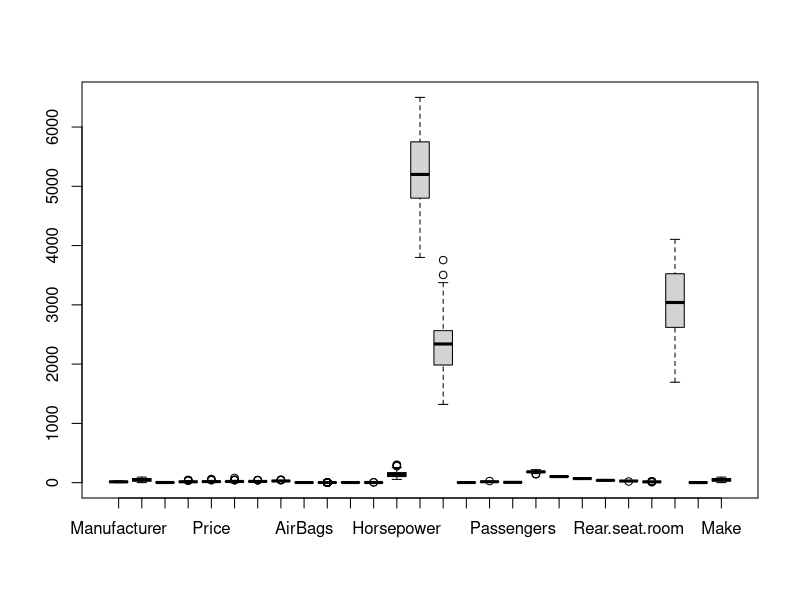
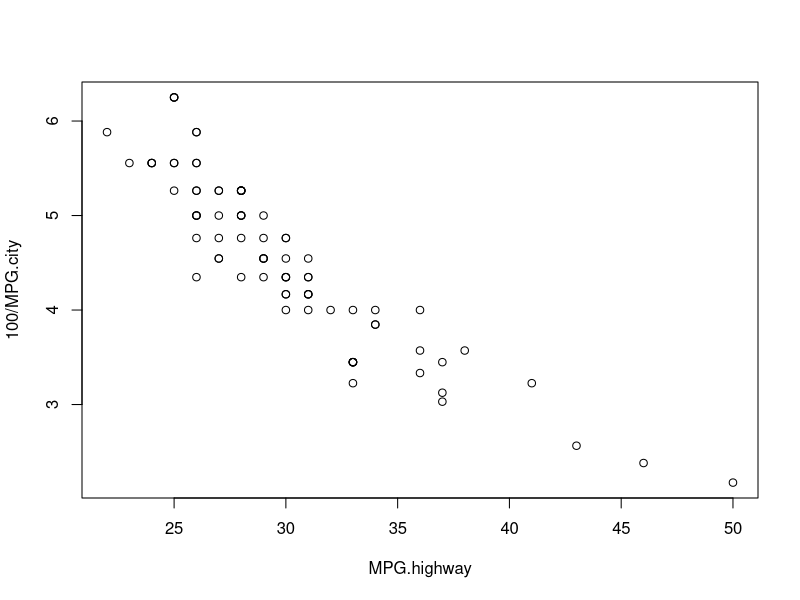
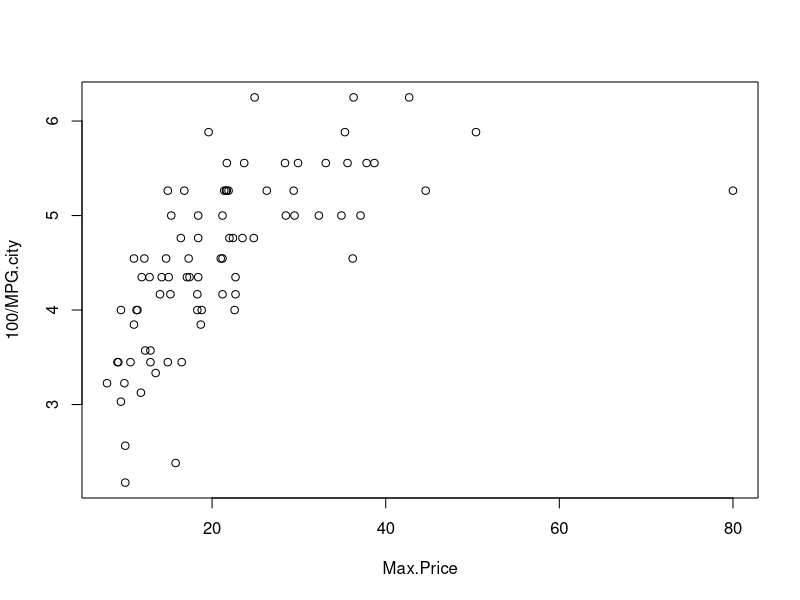
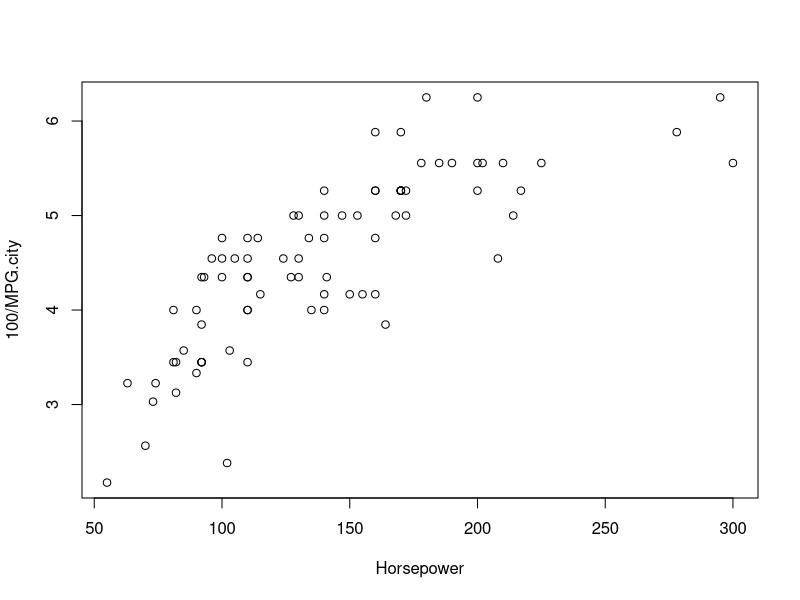
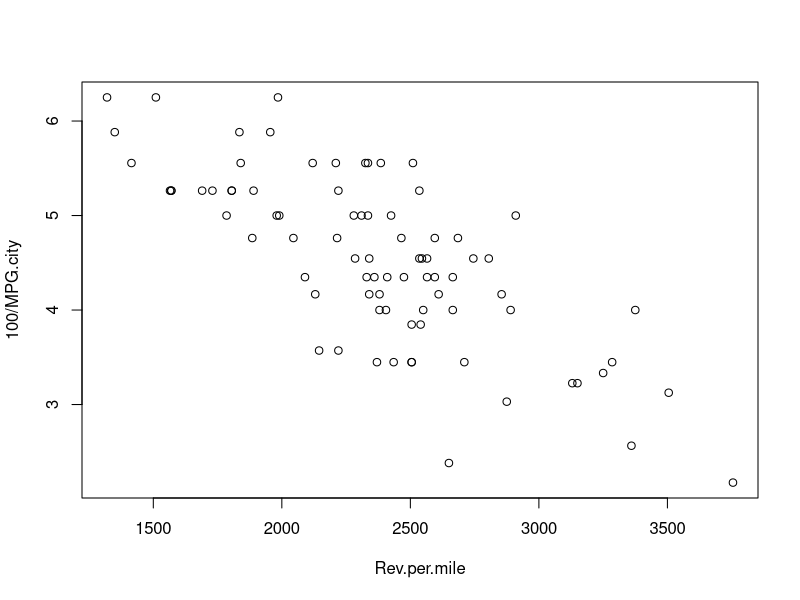
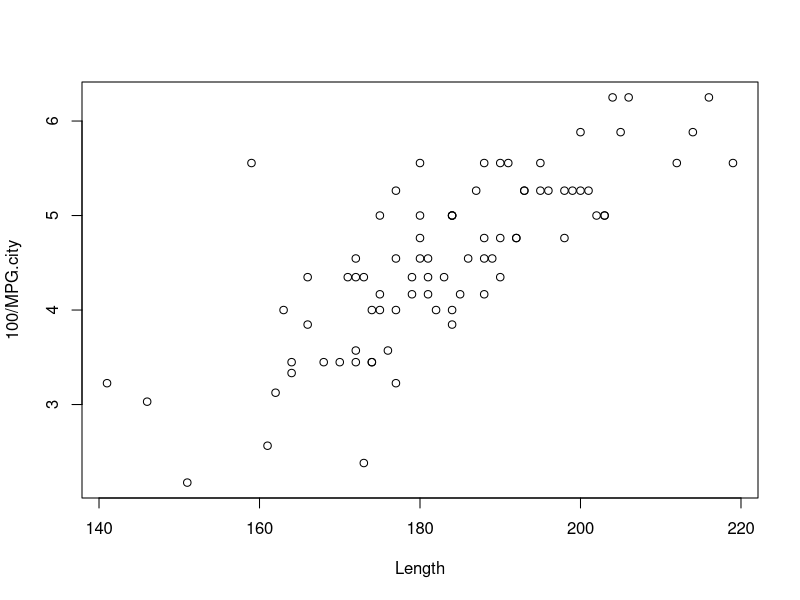
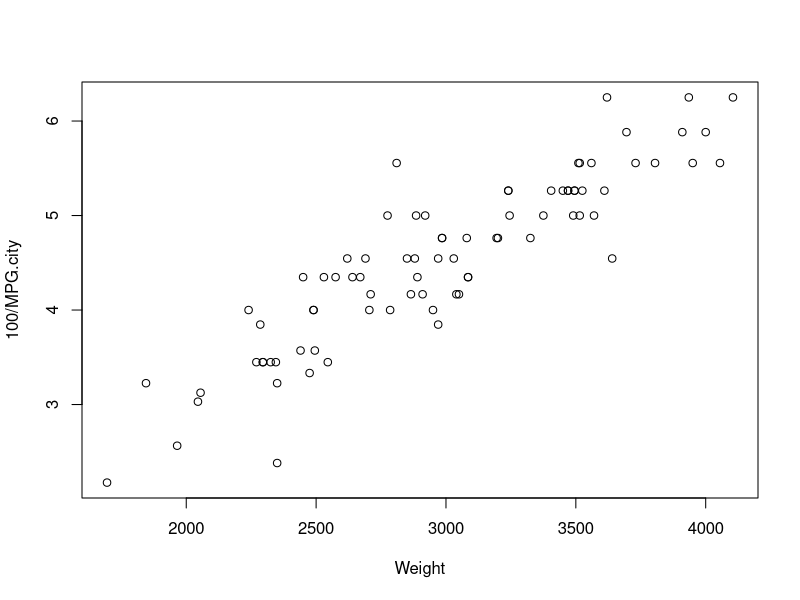
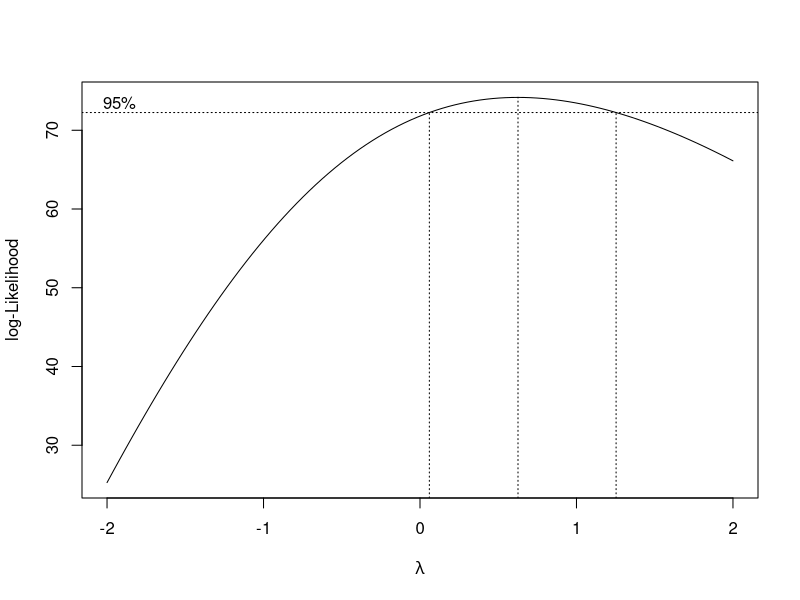

Here is the R script that generated these plots, in order:
## ---- chunk 1
require(car)
library(MASS)
data('Cars93')
tail(Cars93)
boxplot(Cars93)
Cars93<-na.omit(Cars93) # data contains some missing values that cause errors in stepwise regression; eliminate them
## ---- chunk 2
plot(100/MPG.city ~ MPG.highway, Cars93)
plot(100/MPG.city ~ Max.Price, Cars93)
plot(100/MPG.city ~ Horsepower, Cars93)
plot(100/MPG.city ~ Rev.per.mile, Cars93)
plot(100/MPG.city ~ Length, Cars93)
plot(100/MPG.city ~ Weight, Cars93)
## ---- chunk 3
g <- lm(100/MPG.city ~ Min.Price +  Price + Max.Price + MPG.highway + DriveTrain + Cylinders + EngineSize + Horsepower + RPM + Rev.per.mile + Man.trans.avail + Fuel.tank.capacity + Passengers + Length + Wheelbase + Width + Turn.circle + Rear.seat.room + Luggage.room + Weight, Cars93)

boxcox(g, plotit = T)
## ---- chunk 4
g1 <- lm(sqrt(100/MPG.city) ~ Min.Price +  Price + Max.Price + MPG.highway + DriveTrain + Cylinders + EngineSize + Horsepower + RPM + Rev.per.mile + Man.trans.avail + Fuel.tank.capacity + Passengers + Length + Wheelbase + Width + Turn.circle + Rear.seat.room + Luggage.room + Weight, Cars93)

# I dropped Luggage.room beceause it would later be removed in stepwise regression and has a n/a value that is throwing an error during the stepwise regression

plot(g)
plot(g1)
summary(g)
summary(g1)
## ---- chunk 5
shapiro.test(residuals(g))
shapiro.test(residuals(g1))
## ---- chunk 6
summary(g)
summary(g1)
## ---- chunk 7
step(g)
step(g1)
## ---- chunk 8
g2 <- lm(100/MPG.city ~ Min.Price + MPG.highway + EngineSize + 
    Man.trans.avail + Width, data = Cars93) #for non-transformed data

g3 <- lm(sqrt(100/MPG.city) ~ Min.Price + MPG.highway + RPM + 
    Rev.per.mile + Fuel.tank.capacity + Width, data = Cars93) #for transformed data
## ---- chunk 9
plot(g2)
plot(g3)
summary(g2)
summary(g3)
## ---- chunk 10
shapiro.test(residuals(g2))
shapiro.test(residuals(g3))
## ---- chunk 11
hatvalues(g2) > 2 * mean(hatvalues(g2)) #explicitly checking for high leverage points in G2

hatvalues(g3) > 2 * mean(hatvalues(g3)) #explicitly checking for high leverage points G3
## ---- chunk 12
rstandard(g2)[abs(rstandard(g2)) > 2] #explicitly checking for outliers in g2
rstandard(g2)[abs(rstandard(g2)) > 1.75] #explicitly checking for outliers in g2, but with a slightly lower threshold

rstandard(g3)[abs(rstandard(g3)) > 2] #explicitly checking for outliers in g3
rstandard(g3)[abs(rstandard(g3)) > 1.7] #explicitly checking for outliers in g3 but with a slightly lower threshold

## ---- chunk 13
cooks.distance(g2) > 4/length(cooks.distance(g2))
cooks.distance(g3) > 4/length(cooks.distance(g3))


# for g3 there exist no crossover outlier and large leverage points under the chosen metrics
## ---- chunk 14
#for g2
g20 <- lm(100/MPG.city ~ Min.Price + MPG.highway + EngineSize + 
    Man.trans.avail + Width, data = Cars93) #for non-transformed data
g20$residuals<- g20$residuals[-34] #weird indexing because nan values were dropped
g20$residuals <- g20$residuals[-43]
summary(g20)
summary(g2)

#for g3
g30 <- lm(sqrt(100/MPG.city) ~ Min.Price + MPG.highway + RPM + 
    Rev.per.mile + Fuel.tank.capacity + Width, data = Cars93) #for transformed data
g30$residuals<- g30$residuals[-34] #weird indexing because nan values were dropped
summary(g30)
summary(g3)



## ---- chunk 15
# conditional numbers for g2
x <- model.matrix(g2) [, -1]
e <- eigen(t(x) %*% x)
sqrt(e$val[1]/e$val)

# VIFs for g2
vif(g2)
## ---- chunk 16
#conditional numbers for g3
xg3 <- model.matrix(g3) [, -1]
eg3 <- eigen(t(xg3) %*% xg3)
sqrt(eg3$val[1]/eg3$val)

# VIFs for g3
vif(g3)
## ---- chunk 17
plot(EngineSize ~ Width, data = Cars93)
## ---- chunk 18
g2.1 <- lm(100/MPG.city ~ Min.Price + MPG.highway +
    Man.trans.avail + Width, data = Cars93)
summary(g2.1)

# conditional numbers for g2.1
x.1 <- model.matrix(g2.1) [, -1]
e.1 <- eigen(t(x.1) %*% x.1)
sqrt(e.1$val[1]/e.1$val)

# VIFs for g2.1
vif(g2.1)

## ---- chunk 19
g3.0 <- lm(sqrt(100/MPG.city) ~ Min.Price + MPG.highway + RPM + 
    Rev.per.mile + Width, data = Cars93) 
summary(g3.0)


#conditional numbers for g3.0
xg3.0 <- model.matrix(g3.0) [, -1]
eg3.0 <- eigen(t(xg3.0) %*% xg3.0)
sqrt(eg3.0$val[1]/eg3.0$val)

# VIFs for g3.0
vif(g3.0)
## ---- chunk 20
# LAD
summary(g2.1)
require(foreign)
require(quantreg)
require(MASS)
gLad2 <- rq(100/MPG.city ~ Min.Price + MPG.highway +
    Man.trans.avail + Width, data = Cars93)
summary(gLad2)

#Huber
require(MASS)
gHub2 <- rlm(100/MPG.city ~ Min.Price + MPG.highway +
    Man.trans.avail + Width, data = Cars93)
summary(gHub2)

# LTS
set.seed(123)
gLts2 <- ltsreg(100/MPG.city ~ Min.Price + MPG.highway +
    Man.trans.avail + Width, data = Cars93)
coef(gLts2)

## ---- chunk 21
# LAD
summary(g3.0)
require(quantreg)
gLad3 <- rq(sqrt(100/MPG.city) ~ Min.Price + MPG.highway + RPM + 
    Rev.per.mile + Width, data = Cars93) 
summary(gLad3)

#Huber
require(MASS)
gHub3 <- rlm(sqrt(100/MPG.city) ~ Min.Price + MPG.highway + RPM + 
    Rev.per.mile + Width, data = Cars93) 
summary(gHub3)

# LTS
set.seed(123)
gLts3 <- ltsreg(sqrt(100/MPG.city) ~ Min.Price + MPG.highway + RPM + 
    Rev.per.mile + Width, data = Cars93) 
coef(gLts3)
